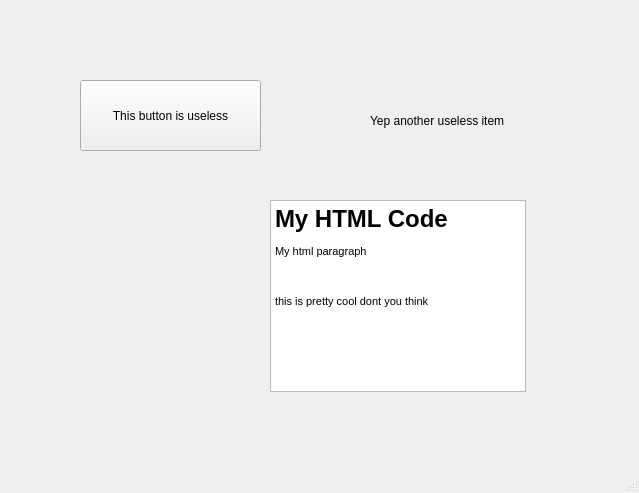
<?xml version="1.0" encoding="UTF-8"?>
<ui version="4.0">
 <class>MainWindow</class>
 <widget class="QMainWindow" name="MainWindow">
  <property name="geometry">
   <rect>
    <x>0</x>
    <y>0</y>
    <width>639</width>
    <height>493</height>
   </rect>
  </property>
  <property name="windowTitle">
   <string>MainWindow</string>
  </property>
  <widget class="QWidget" name="centralwidget">
   <widget class="QTextBrowser" name="textBrowser">
    <property name="geometry">
     <rect>
      <x>270</x>
      <y>200</y>
      <width>256</width>
      <height>192</height>
     </rect>
    </property>
    <property name="html">
     <string>&lt;!DOCTYPE HTML PUBLIC &quot;-//W3C//DTD HTML 4.0//EN&quot; &quot;http://www.w3.org/TR/REC-html40/strict.dtd&quot;&gt;
&lt;html&gt;&lt;head&gt;&lt;meta name=&quot;qrichtext&quot; content=&quot;1&quot; /&gt;&lt;style type=&quot;text/css&quot;&gt;
p, li { white-space: pre-wrap; }
&lt;/style&gt;&lt;/head&gt;&lt;body style=&quot; font-family:'MS Shell Dlg 2'; font-size:8.25pt; font-weight:400; font-style:normal;&quot;&gt;
&lt;h1 style=&quot; margin-top:18px; margin-bottom:12px; margin-left:0px; margin-right:0px; -qt-block-indent:0; text-indent:0px;&quot;&gt;&lt;span style=&quot; font-size:xx-large; font-weight:600;&quot;&gt;My HTML Code&lt;/span&gt;&lt;/h1&gt;
&lt;p style=&quot; margin-top:12px; margin-bottom:12px; margin-left:0px; margin-right:0px; -qt-block-indent:0; text-indent:0px;&quot;&gt;&lt;span style=&quot; font-size:8pt;&quot;&gt;My html paragraph&lt;/span&gt;&lt;/p&gt;
&lt;p style=&quot;-qt-paragraph-type:empty; margin-top:12px; margin-bottom:12px; margin-left:0px; margin-right:0px; -qt-block-indent:0; text-indent:0px; font-size:8pt;&quot;&gt;&lt;br /&gt;&lt;/p&gt;
&lt;p style=&quot; margin-top:12px; margin-bottom:12px; margin-left:0px; margin-right:0px; -qt-block-indent:0; text-indent:0px;&quot;&gt;&lt;span style=&quot; font-size:8pt;&quot;&gt;this is pretty cool dont you think&lt;/span&gt;&lt;/p&gt;
&lt;p style=&quot;-qt-paragraph-type:empty; margin-top:12px; margin-bottom:12px; margin-left:0px; margin-right:0px; -qt-block-indent:0; text-indent:0px; font-size:8pt;&quot;&gt;&lt;br /&gt;&lt;/p&gt;&lt;/body&gt;&lt;/html&gt;</string>
    </property>
   </widget>
   <widget class="QPushButton" name="pushButton">
    <property name="geometry">
     <rect>
      <x>80</x>
      <y>80</y>
      <width>181</width>
      <height>71</height>
     </rect>
    </property>
    <property name="text">
     <string>This button is useless</string>
    </property>
   </widget>
   <widget class="QLabel" name="label">
    <property name="geometry">
     <rect>
      <x>370</x>
      <y>110</y>
      <width>141</width>
      <height>21</height>
     </rect>
    </property>
    <property name="text">
     <string>Yep another useless item</string>
    </property>
   </widget>
  </widget>
  <widget class="QMenuBar" name="menubar">
   <property name="geometry">
    <rect>
     <x>0</x>
     <y>0</y>
     <width>639</width>
     <height>21</height>
    </rect>
   </property>
  </widget>
  <widget class="QStatusBar" name="statusbar"/>
 </widget>
 <resources/>
 <connections/>
</ui>
